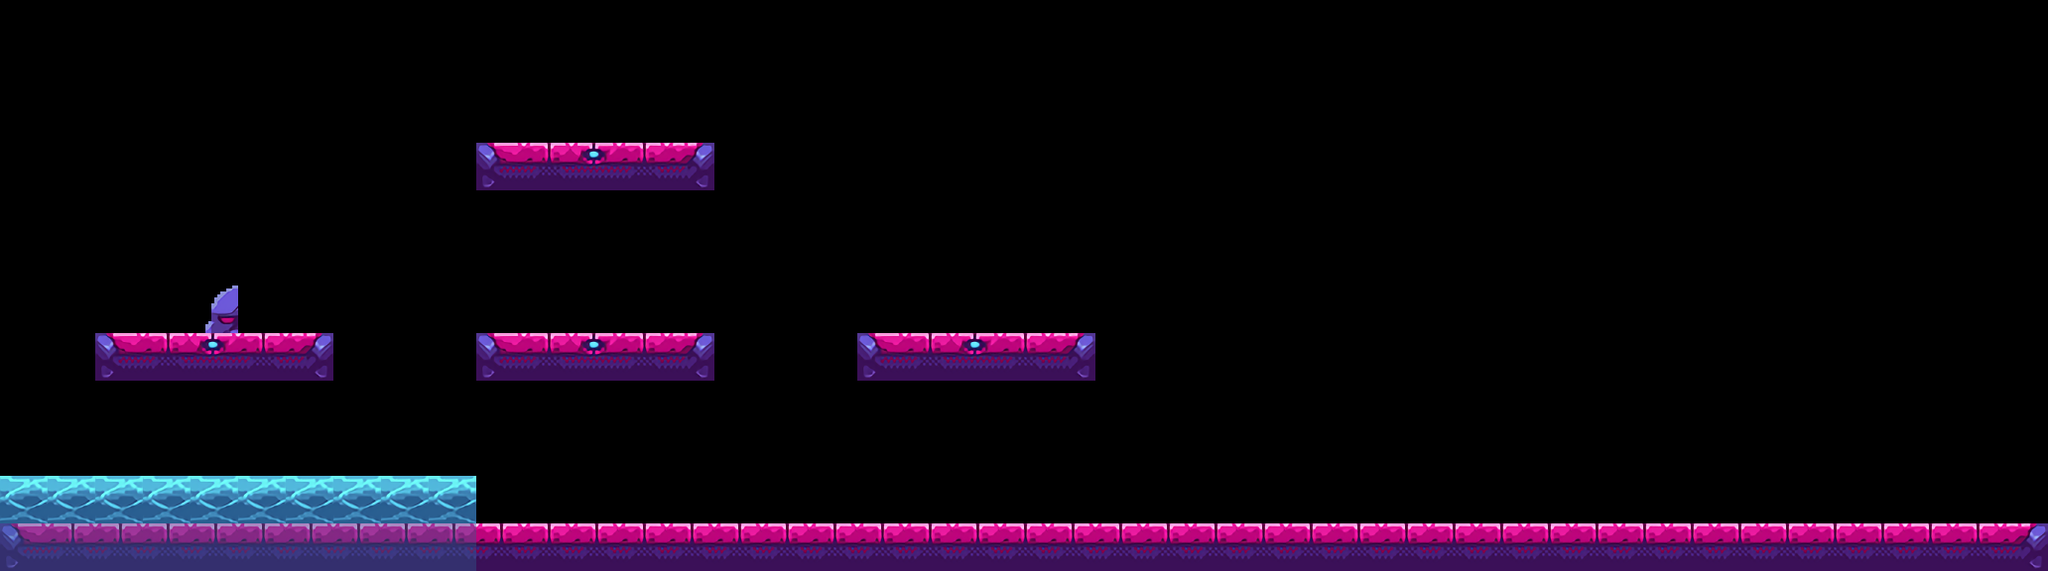

A 2D game scene composited from a Tiled map and its tileset images. What follows is a short description and the map's XML, with every tile layer's data as written:
An orthogonal 43x12 tile map with 48x48 px tiles, 4 tile layers (player, layer3, collision, layer2).

<map version="1.2" tiledversion="1.2.5" orientation="orthogonal" renderorder="right-down" width="43" height="12" tilewidth="48" tileheight="48" infinite="0" nextlayerid="10" nextobjectid="1">
 <tileset firstgid="1" source="tilesets.tsx" />
 <layer id="9" name="player" width="43" height="12">
  <data encoding="csv">
0,0,0,0,0,0,0,0,0,0,0,0,0,0,0,0,0,0,0,0,0,0,0,0,0,0,0,0,0,0,0,0,0,0,0,0,0,0,0,0,0,0,0,
0,0,0,0,0,0,0,0,0,0,0,0,0,0,0,0,0,0,0,0,0,0,0,0,0,0,0,0,0,0,0,0,0,0,0,0,0,0,0,0,0,0,0,
0,0,0,0,0,0,0,0,0,0,0,0,0,0,0,0,0,0,0,0,0,0,0,0,0,0,0,0,0,0,0,0,0,0,0,0,0,0,0,0,0,0,0,
0,0,0,0,0,0,0,0,0,0,0,0,0,0,0,0,0,0,0,0,0,0,0,0,0,0,0,0,0,0,0,0,0,0,0,0,0,0,0,0,0,0,0,
0,0,0,0,0,0,0,0,0,0,0,0,0,0,0,0,0,0,0,0,0,0,0,0,0,0,0,0,0,0,0,0,0,0,0,0,0,0,0,0,0,0,0,
0,0,0,0,0,0,0,0,0,0,0,0,0,0,0,0,0,0,0,0,0,0,0,0,0,0,0,0,0,0,0,0,0,0,0,0,0,0,0,0,0,0,0,
0,0,0,0,75,0,0,0,0,0,0,0,0,0,0,0,0,0,0,0,0,0,0,0,0,0,0,0,0,0,0,0,0,0,0,0,0,0,0,0,0,0,0,
0,0,0,0,0,0,0,0,0,0,0,0,0,0,0,0,0,0,0,0,0,0,0,0,0,0,0,0,0,0,0,0,0,0,0,0,0,0,0,0,0,0,0,
0,0,0,0,0,0,0,0,0,0,0,0,0,0,0,0,0,0,0,0,0,0,0,0,0,0,0,0,0,0,0,0,0,0,0,0,0,0,0,0,0,0,0,
0,0,0,0,0,0,0,0,0,0,0,0,0,0,0,0,0,0,0,0,0,0,0,0,0,0,0,0,0,0,0,0,0,0,0,0,0,0,0,0,0,0,0,
0,0,0,0,0,0,0,0,0,0,0,0,0,0,0,0,0,0,0,0,0,0,0,0,0,0,0,0,0,0,0,0,0,0,0,0,0,0,0,0,0,0,0,
0,0,0,0,0,0,0,0,0,0,0,0,0,0,0,0,0,0,0,0,0,0,0,0,0,0,0,0,0,0,0,0,0,0,0,0,0,0,0,0,0,0,0
</data>
 </layer>
 <layer id="7" name="layer3" width="43" height="12">
  <data encoding="csv">
0,0,0,0,0,0,0,0,0,0,0,0,0,0,0,0,0,0,0,0,0,0,0,0,0,0,0,0,0,0,0,0,0,0,0,0,0,0,0,0,0,0,0,
0,0,0,0,0,0,0,0,0,0,0,0,0,0,0,0,0,0,0,0,0,0,0,0,0,0,0,0,0,0,0,0,0,0,0,0,0,0,0,0,0,0,0,
0,0,0,0,0,0,0,0,0,0,0,0,0,0,0,0,0,0,0,0,0,0,0,0,0,0,0,0,0,0,0,0,0,0,0,0,0,0,0,0,0,0,0,
0,0,0,0,0,0,0,0,0,0,0,0,0,0,0,0,0,0,0,0,0,0,0,0,0,0,0,0,0,0,0,0,0,0,0,0,0,0,0,0,0,0,0,
0,0,0,0,0,0,0,0,0,0,0,0,0,0,0,0,0,0,0,0,0,0,0,0,0,0,0,0,0,0,0,0,0,0,0,0,0,0,0,0,0,0,0,
0,0,0,0,0,0,0,0,0,0,0,0,0,0,0,0,0,0,0,0,0,0,0,0,0,0,0,0,0,0,0,0,0,0,0,0,0,0,0,0,0,0,0,
0,0,0,0,0,0,0,0,0,0,0,0,0,0,0,0,0,0,0,0,0,0,0,0,0,0,0,0,0,0,0,0,0,0,0,0,0,0,0,0,0,0,0,
0,0,0,0,0,0,0,0,0,0,0,0,0,0,0,0,0,0,0,0,0,0,0,0,0,0,0,0,0,0,0,0,0,0,0,0,0,0,0,0,0,0,0,
0,0,0,0,0,0,0,0,0,0,0,0,0,0,0,0,0,0,0,0,0,0,0,0,0,0,0,0,0,0,0,0,0,0,0,0,0,0,0,0,0,0,0,
0,0,0,0,0,0,0,0,0,0,0,0,0,0,0,0,0,0,0,0,0,0,0,0,0,0,0,0,0,0,0,0,0,0,0,0,0,0,0,0,0,0,0,
95,95,95,95,95,95,95,95,95,95,0,0,0,0,0,0,0,0,0,0,0,0,0,0,0,0,0,0,0,0,0,0,0,0,0,0,0,0,0,0,0,0,0,
119,119,119,119,119,119,119,119,119,119,0,0,0,0,0,0,0,0,0,0,0,0,0,0,0,0,0,0,0,0,0,0,0,0,0,0,0,0,0,0,0,0,0
</data>
 </layer>
 <layer id="1" name="collision" width="43" height="12">
  <data encoding="csv">
0,0,0,0,0,0,0,0,0,0,0,0,0,0,0,0,0,0,0,0,0,0,0,0,0,0,0,0,0,0,0,0,0,0,0,0,0,0,0,0,0,0,0,
0,0,0,0,0,0,0,0,0,0,0,0,0,0,0,0,0,0,0,0,0,0,0,0,0,0,0,0,0,0,0,0,0,0,0,0,0,0,0,0,0,0,0,
0,0,0,0,0,0,0,0,0,0,0,0,0,0,0,0,0,0,0,0,0,0,0,0,0,0,0,0,0,0,0,0,0,0,0,0,0,0,0,0,0,0,0,
0,0,0,0,0,0,0,0,0,0,27,28,29,30,31,0,0,0,0,0,0,0,0,0,0,0,0,0,0,0,0,0,0,0,0,0,0,0,0,0,0,0,0,
0,0,0,0,0,0,0,0,0,0,0,0,0,0,0,0,0,0,0,0,0,0,0,0,0,0,0,0,0,0,0,0,0,0,0,0,0,0,0,0,0,0,0,
0,0,0,0,0,0,0,0,0,0,0,0,0,0,0,0,0,0,0,0,0,0,0,0,0,0,0,0,0,0,0,0,0,0,0,0,0,0,0,0,0,0,0,
0,0,0,0,0,0,0,0,0,0,0,0,0,0,0,0,0,0,0,0,0,0,0,0,0,0,0,0,0,0,0,0,0,0,0,0,0,0,0,0,0,0,0,
0,0,27,28,29,30,31,0,0,0,27,28,29,30,31,0,0,0,27,28,29,30,31,0,0,0,0,0,0,0,0,0,0,0,0,0,0,0,0,0,0,0,0,
0,0,0,0,0,0,0,0,0,0,0,0,0,0,0,0,0,0,0,0,0,0,0,0,0,0,0,0,0,0,0,0,0,0,0,0,0,0,0,0,0,0,0,
0,0,0,0,0,0,0,0,0,0,0,0,0,0,0,0,0,0,0,0,0,0,0,0,0,0,0,0,0,0,0,0,0,0,0,0,0,0,0,0,0,0,0,
0,0,0,0,0,0,0,0,0,0,0,0,0,0,0,0,0,0,0,0,0,0,0,0,0,0,0,0,0,0,0,0,0,0,0,0,0,0,0,0,0,0,0,
27,28,28,28,28,28,28,28,28,28,28,28,28,28,28,28,28,28,28,28,28,28,28,28,28,28,28,28,28,28,28,28,28,28,28,28,28,28,28,28,28,28,31
</data>
 </layer>
 <layer id="5" name="layer2" width="43" height="12" opacity="0.39">
  <data encoding="csv">
0,0,0,0,0,0,0,0,0,0,0,0,0,0,0,0,0,0,0,0,0,0,0,0,0,0,0,0,0,0,0,0,0,0,0,0,0,0,0,0,0,0,0,
0,0,0,0,0,0,0,0,0,0,0,0,0,0,0,0,0,0,0,0,0,0,0,0,0,0,0,0,0,0,0,0,0,0,0,0,0,0,0,0,0,0,0,
0,0,0,0,0,0,0,0,0,0,0,0,0,0,0,0,0,0,0,0,0,0,0,0,0,0,0,0,0,0,0,0,0,0,0,0,0,0,0,0,0,0,0,
0,0,0,0,0,0,0,0,0,0,0,0,0,0,0,0,0,0,0,0,0,0,0,0,0,0,0,0,0,0,0,0,0,0,0,0,0,0,0,0,0,0,0,
0,0,0,0,0,0,0,0,0,0,0,0,0,0,0,0,0,0,0,0,0,0,0,0,0,0,0,0,0,0,0,0,0,0,0,0,0,0,0,0,0,0,0,
0,0,0,0,0,0,0,0,0,0,0,0,0,0,0,0,0,0,0,0,0,0,0,0,0,0,0,0,0,0,0,0,0,0,0,0,0,0,0,0,0,0,0,
0,0,0,0,0,0,0,0,0,0,0,0,0,0,0,0,0,0,0,0,0,0,0,0,0,0,0,0,0,0,0,0,0,0,0,0,0,0,0,0,0,0,0,
0,0,0,0,0,0,0,0,0,0,0,0,0,0,0,0,0,0,0,0,0,0,0,0,0,0,0,0,0,0,0,0,0,0,0,0,0,0,0,0,0,0,0,
0,0,0,0,0,0,0,0,0,0,0,0,0,0,0,0,0,0,0,0,0,0,0,0,0,0,0,0,0,0,0,0,0,0,0,0,0,0,0,0,0,0,0,
0,0,0,0,0,0,0,0,0,0,0,0,0,0,0,0,0,0,0,0,0,0,0,0,0,0,0,0,0,0,0,0,0,0,0,0,0,0,0,0,0,0,0,
95,95,95,95,95,95,95,95,95,95,0,0,0,0,0,0,0,0,0,0,0,0,0,0,0,0,0,0,0,0,0,0,0,0,0,0,0,0,0,0,0,0,0,
119,119,119,119,119,119,119,119,119,119,0,0,0,0,0,0,0,0,0,0,0,0,0,0,0,0,0,0,0,0,0,0,0,0,0,0,0,0,0,0,0,0,0
</data>
 </layer>
</map>